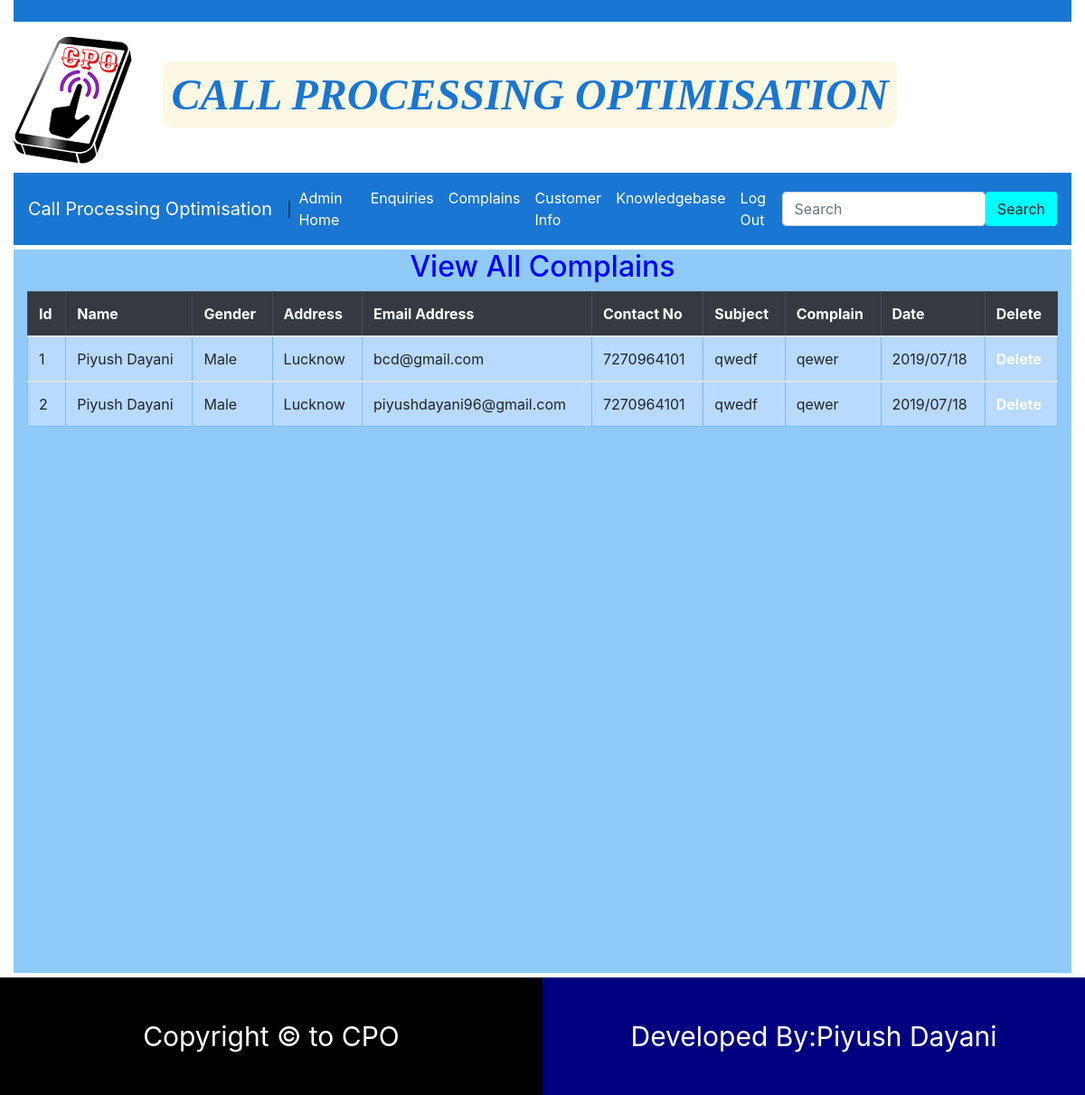
The page /adminzone/complains (signed in) on the database its author committed.
### userzone/models.py (models this page shows)
class Complain(models.Model):
    name=models.CharField(max_length=50)
    gender=models.CharField(max_length=6)
    address=models.TextField()
    contactno=models.CharField(max_length=15)
    emailaddress=models.CharField(max_length=50)
    subject=models.CharField(max_length=200)
    complaintext=models.TextField()
    complaindate=models.CharField(max_length=30)

### adminzone/views.py (the view)
def complains(request):
    if request.session['adminid']:
        comp=Complain.objects.all()
        return render(request,'complains.html',{'comp':comp})
    else:
        return render(request,'login.html')

### adminzone/templates/complains.html (shortened to what this page needs)
<!DOCTYPE html>
<html lang="en">
{% load static%}
<head>
<link rel="stylesheet" href="https://stackpath.bootstrapcdn.com/bootstrap/4.3.1/css/bootstrap.min.css">
<link rel="stylesheet" href="https://maxcdn.bootstrapcdn.com/font-awesome/4.7.0/css/font-awesome.min.css">
</head>
<body>
<div class="bs-example">
<div class="container-fluid">
  <div class="container-fluid" style="background-color:#1976d2">&nbsp;</div>
    <div class="row" style="height:160px; width:101.1%;   border-radius:10px;margin-top:5px;"><img src="{%static 'images/cpos.png'%}"/><div style="margin-left:20px; font-size:4vw;line-height:150px;color:white;"><b><i><mark style="font-family:cursive;color:#1976d2;border-radius:10px;">CALL PROCESSING OPTIMISATION</mark></i></b></div></div>
    <nav id="nav-tab" class="navbar navbar-expand-md   sticky-top " style="background-color:#1976d2;margin-top:2px; ">
        <a href="#" class="navbar-brand">Call Processing Optimisation </a>|
        <div class="collapse navbar-collapse" id="navbarCollapse">
            <div class="navbar-nav">
                       <a href="{% url 'adminzone:adminhome'%}" class="nav-item nav-link ">Admin Home</a>
            <a href="{% url 'adminzone:enquiries'%}" class="nav-item nav-link ">Enquiries</a>
            <a href="{% url 'adminzone:complains'%}" class="nav-item nav-link ">Complains</a>
            <a href="{% url 'adminzone:customerinfo'%}" class="nav-item nav-link ">Customer Info</a>
            <a href="{%url 'adminzone:knowledgebase'%}" class="nav-item nav-link ">Knowledgebase</a>
            <a href="{%url 'adminzone:logout'%}" class="nav-item nav-link ">Log Out</a>
            </div>
            <div class="navbar-nav ml-auto">
                   <form class="navbar-form navbar-left" role="search">
        <div class="form-group navbar-nav ml auto">
          <input type="text" class="form-control" placeholder="Search">
        <button type="submit" class="btn btn-default" style="background-color:aqua;">Search</button></div>
                   </form></div>
        </div>
    </nav>
    <div id="parent" class="container-fluid">
            <h2 style="text-align:center;color:blue;">
                View All Complains
            </h2>
      <div class="table-responsive">
        <table border="1" style="margin:0px auto;" class="table">
           <thead class="table-dark">
            <tr>
                <th>Id</th>
                <th>Name</th>
                <th>Gender</th>
                <th>Address</th>
                <th>Email Address</th>
                <th>Contact No</th>
                <th>Subject</th>
                <th>Complain</th>
                <th>Date</th>
                <th>Delete</th>
            </tr>
            </thead>
            {% for c in comp%}
            <tbody class="table-hover">
            <tr class="table-primary">
                <td>{{c.id}}</td>
                <td>{{c.name}}</td>
                <td>{{c.gender}}</td>
                <td>{{c.address}}</td>
                <td>{{c.emailaddress}}</td>
                <td>{{c.contactno}}</td>
                <td>{{c.subject}}</td>
                <td>{{c.complaintext}}</td>
                <td>{{c.complaindate}}</td>
                <td><a style="font-weight:bold;" href="{%url 'adminzone:deletecomplains' c.id %}">Delete</a></td>
            </tr>
            </tbody>
            {%endfor%}
        </table>
      </div>
    </div>
    <div id="footer" class="row">
        <div id="lfooter" class="col-sm-6">
            Copyright &copy; to CPO
        </div>
        <div id="rfooter" class="col-sm-6">
            Developed By:Piyush Dayani
        </div>
    </div>
</div>
</div>
</body>
</html>

### adminzone/templates/complains.html (style rules this page uses)
.bs-example { // margin-top: 20px; }
#parent { min-height:800px; margin-top:5px; background-color:#90caf9; }
#footer { min-height:130px; margin-top:5px; }
#lfooter { min-height:130px; background-color:black; color:white; text-align:center; float:left; font-size:30px; line-height:130px; }
#rfooter { min-height:130px; background-color:navy; float:right; font-size:30px; color:white; text-align:center; line-height:130px; }
a { color:white; }

### rows shown on the page
Complain: id "1", name "Piyush Dayani", gender "Male", address "Lucknow", emailaddress "bcd@gmail.com", contactno "7270964101", subject "qwedf", complaintext "qewer", complaindate "2019/07/18"
Complain: id "2", name "Piyush Dayani", gender "Male", address "Lucknow", emailaddress "piyushdayani96@gmail.com", contactno "7270964101", subject "qwedf", complaintext "qewer", complaindate "2019/07/18"
